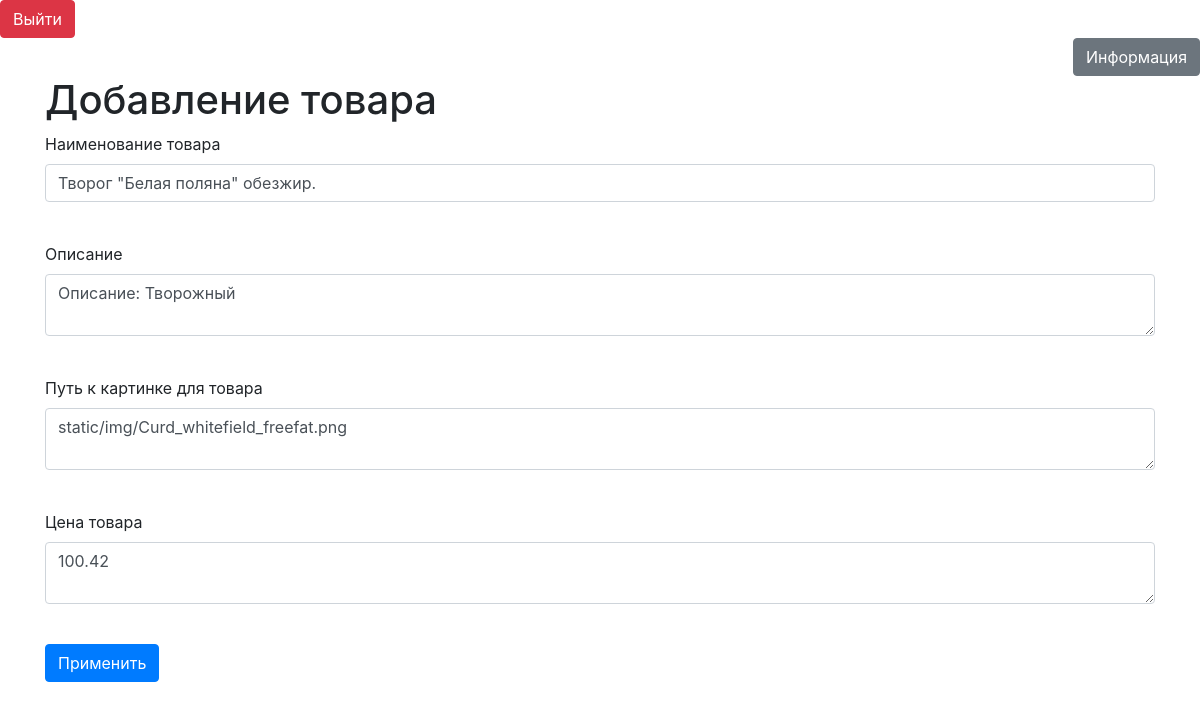
Page /products/4 (signed in) on the committed database.
### data/products.py (models this page shows)
class Products(SqlAlchemyBase):
    __tablename__ = 'products'
    id = sqlalchemy.Column(sqlalchemy.Integer,
                           primary_key=True, autoincrement=True)
    title = sqlalchemy.Column(sqlalchemy.String)
    content = sqlalchemy.Column(sqlalchemy.String)
    src = sqlalchemy.Column(sqlalchemy.String, nullable=True)
    price = sqlalchemy.Column(sqlalchemy.Float, nullable=True)

### main.py (the view, shortened to what this page needs)
@app.route('/products/<int:id>', methods=['GET', 'POST'])
@login_required
def edit_products(id):
    form = ProductForm()
    if request.method == "GET":
        db_sess = db_session.create_session()
        products = db_sess.query(Products).filter(Products.id == id).first()
        if products:
            form.title.data = products.title
            form.content.data = products.content
            form.src.data = products.src
            form.price.data = products.price
        else:
            abort(404)
    return render_template('products.html',
                           title='Редактирование информации о товаре',
                           form=form
                           )

### forms/products.py
class ProductForm(FlaskForm):
    title = StringField('Наименование товара', validators=[DataRequired()])
    content = TextAreaField("Описание", validators=[DataRequired()])
    src = TextAreaField("Путь к картинке для товара", validators=[DataRequired()])
    price = TextAreaField("Цена товара", validators=[DataRequired()])
    submit = SubmitField('Применить', validators=[DataRequired()])

### data/db_session.py (called while the page is built)
def create_session() -> Session:
    global __factory
    return __factory()

### main.py (called while the page is built)
@login_manager.user_loader
def load_user(user_id):
    db_sess = db_session.create_session()
    return db_sess.query(User).get(user_id)

### templates/products.html (shortened to what this page needs)
{% extends "base.html" %}
{% block content %}
<h1>Добавление товара</h1>
<form action="" method="post">
    <p>
        {{ form.title.label }}<br>
        {{ form.title(class="form-control") }}<br>
    </p>
    <p>
        {{ form.content.label }}<br>
        {{ form.content(class="form-control") }}<br>
    </p>
    <p>
        {{ form.src.label }}<br>
        {{ form.src(class="form-control") }}<br>
    </p>
    <p>
        {{ form.price.label }}<br>
        {{ form.price(class="form-control") }}<br>
    </p>
    <p>{{ form.submit(type="submit", class="btn btn-primary") }}</p>
</form>
{% endblock %}

### templates/base.html (style rules this page uses)
body { background: url(static/img/bg.png) no-repeat ; background-size: 100% 100%; }

### rows in the picture
Products: title "Творог \"Белая поляна\" обезжир.", content "Описание: Творожный", src "static/img/Curd_whitefield_freefat.png", price "100.42"
